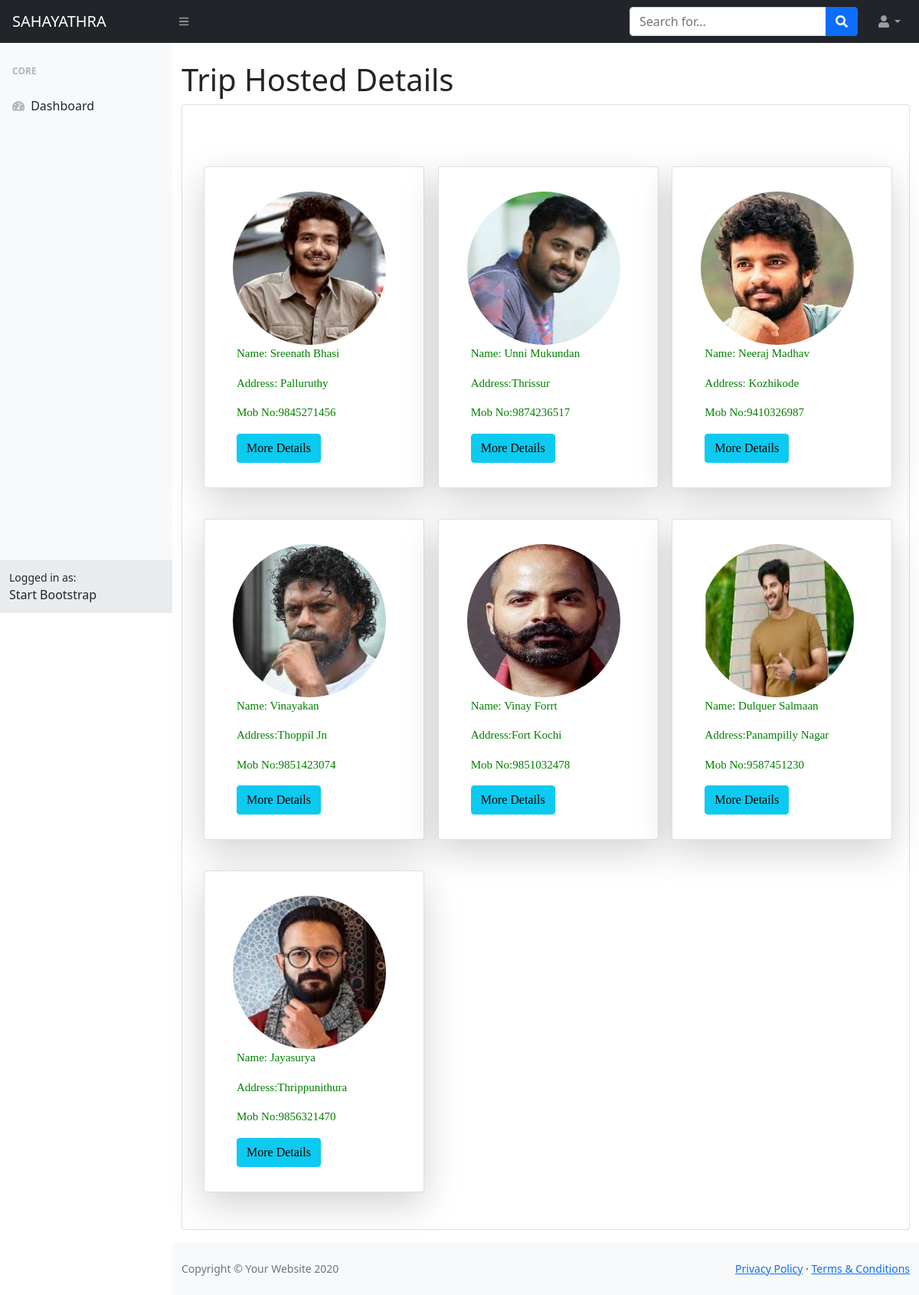
The app's page /Admin/dist/Taker_details.php with its own data.
### tables this page shows
CREATE TABLE IF NOT EXISTS `trip_taker` (
  `Id` int(11) NOT NULL AUTO_INCREMENT,
  `Taker_Name` varchar(50) NOT NULL,
  `aaddhar` varchar(50) NOT NULL,
  `address` varchar(50) NOT NULL,
  `mobno` varchar(50) NOT NULL,
  `native` varchar(50) NOT NULL,
  `nationality` varchar(50) NOT NULL,
  `imagename` varchar(100) NOT NULL,
  `password` varchar(51) NOT NULL,
  PRIMARY KEY (`Id`)
);

### Admin/dist/Taker_details.php (the view, shortened to what this page needs)
<!DOCTYPE html>
<html lang="en">
    <head>
        <link href="css/styles.css" rel="stylesheet" />
        <link href="https://cdn.jsdelivr.net/npm/bootstrap@5.0.0-beta2/dist/css/bootstrap.min.css" rel="stylesheet">
    </head>
    <body class="sb-nav-fixed">
        <nav class="sb-topnav navbar navbar-expand navbar-dark bg-dark">
            <a class="navbar-brand" href="index.html">SAHAYATHRA</a>
            <button class="btn btn-link btn-sm order-1 order-lg-0" id="sidebarToggle" href="#"><i class="fas fa-bars"></i></button>
            <form class="d-none d-md-inline-block form-inline ml-auto mr-0 mr-md-3 my-2 my-md-0">
                <div class="input-group">
                    <input class="form-control" type="text" placeholder="Search for..." aria-label="Search" aria-describedby="basic-addon2" />
                    <div class="input-group-append">
                        <button class="btn btn-primary" type="button"><i class="fas fa-search"></i></button>
                    </div>
                </div>
            </form>
            <ul class="navbar-nav ml-auto ml-md-0">
                <li class="nav-item dropdown">
                    <a class="nav-link dropdown-toggle" id="userDropdown" href="#" role="button" data-toggle="dropdown" aria-haspopup="true" aria-expanded="false"><i class="fas fa-user fa-fw"></i></a>
                </li>
            </ul>
        </nav>
        <div id="layoutSidenav">
            <div id="layoutSidenav_nav">
                <nav class="sb-sidenav accordion sb-sidenav-light" id="sidenavAccordion">
                    <div class="sb-sidenav-menu">
                        <div class="nav">
                            <div class="sb-sidenav-menu-heading">Core</div>
                            <a class="nav-link" href="admin.php">
                                <div class="sb-nav-link-icon"><i class="fas fa-tachometer-alt"></i></div>
                                Dashboard
                            </a>
                         </div>
                    </div>
                    <div class="sb-sidenav-footer">
                        <div class="small">Logged in as:</div>
                        Start Bootstrap
                    </div>
                </nav>
            </div>
            <div id="layoutSidenav_content">
                <main>
                    <div class="container-fluid">
                        <h1 class="mt-4">Trip Hosted Details</h1>
                        <div class="card mb-3">
                            <div class="card-body">
                            <div class="container py-3">
      <div class="row mt-4">
      <?php
$conn = mysqli_connect('localhost','root','','sahayathra');
$sql = "SELECT * FROM `trip_taker`";
$result = mysqli_query($conn, $sql);
if (mysqli_num_rows($result) > 0)
{
  while($row = mysqli_fetch_array($result))
  {
    ?>
  <div class="col-md-4 mt-4 ">
         <div class="card  shadow-lg p-3 mb-3 bg-white rounded" style="width:18rem; ">
            <div class="card-body">
            <img src="/sahayathra/giver Reg Form/imagesuploadedf/<?php echo $row['imagename'];?>" class="rounded-circle" width="200px" height="200px" style="margin-left:5px;" alt="">
            <div class="card-text">
              <p>Name: <?php echo $row['Taker_Name']?></p>
              <p>Address:<?php echo $row['address']?></p>
              <p>Mob No:<?php echo $row['mobno']?></p>
              <input type="button" name="view" value="More Details" Id="<?php echo $row['Id']; ?>" class="btn btn-info btn-xs view_data" />
            </div>
            </div>
          </div>
        </div>
    <?php
  }
}
?>
      </div>
   </div>
                            </div>
                        </div>
                    </div>
                </main>
                <footer class="py-4 bg-light mt-auto">
                    <div class="container-fluid">
                        <div class="d-flex align-items-center justify-content-between small">
                            <div class="text-muted">Copyright &copy; Your Website 2020</div>
                            <div>
                                <a href="#">Privacy Policy</a>
                                &middot;
                                <a href="#">Terms &amp; Conditions</a>
                            </div>
                        </div>
                    </div>
                </footer>
            </div>
        </div>
    </body>
</html>

### Admin/dist/Taker_details.php (style rules this page uses)
.card-text { margin-left:10px; font-size:15px; color:green;font-family: "Times New Roman", Times, serif; }

### records on screen
trip_taker: imagename (picture), Taker_Name "Sreenath Bhasi", address "Palluruthy", mobno "9845271456"
trip_taker: imagename (picture), Taker_Name "Unni Mukundan", address "Thrissur", mobno "9874236517"
trip_taker: imagename (picture), Taker_Name "Neeraj Madhav", address "Kozhikode", mobno "9410326987"
trip_taker: imagename (picture), Taker_Name "Vinayakan", address "Thoppil Jn", mobno "9851423074"
trip_taker: imagename (picture), Taker_Name "Vinay Forrt", address "Fort Kochi", mobno "9851032478"
trip_taker: imagename (picture), Taker_Name "Dulquer Salmaan", address "Panampilly Nagar", mobno "9587451230"
trip_taker: imagename (picture), Taker_Name "Jayasurya", address "Thrippunithura", mobno "9856321470"
